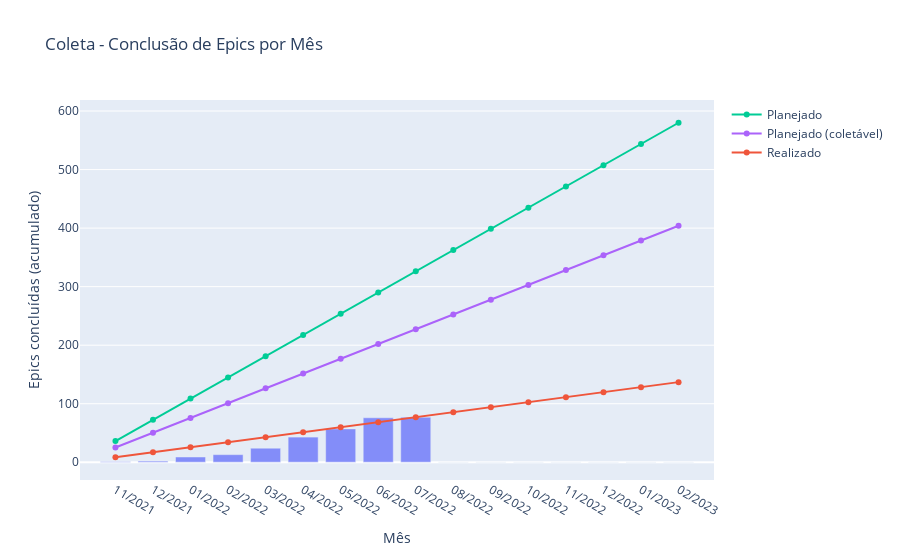

The notebook cell this image was saved under:
### Code cell
import plotly
import plotly.graph_objects as go 
import plotly.figure_factory as ff
import plotly.express as px

def plot_speed_epics(df, title):     
    
    # Medindo velocidade
    current_speed = df["closed"].mean()          
    df["closed_cumsum"] = df["closed"].cumsum()
    
    df = df.merge( pd.DataFrame(["11/2021", "12/2021"] + [f'{x:02d}/2022' for x in range(1,13)] + 
                                ["01/2023", "02/2023"], columns=["month"]), how="right").fillna(0)          
        
    n_templates = 15 + 5            # 15 + 5 municipios
    total_epics_by_template = 29    # Siplanweb    
    
    total_epics = total_epics_by_template * n_templates    
    total_months = df.shape[0]
    ideal_speed = total_epics / total_months
    
    ### descontando os não-coletáveis
    media_nao_coletavel = (12 + 12 + 12 + 8) / 4   # Siplanweb + Betha + MunicipalNet + ADPM    
    total_coletaveis = total_epics - (media_nao_coletavel * (n_templates-4))   # apenas templates restantes
    ideal_speed_discounted = total_coletaveis / total_months
    
    # Plot
    fig =  px.bar(df, x="month", y="closed_cumsum", title=title, opacity=0.75, height=500,
                 labels={"closed_cumsum":"Epics concluídas (acumulado)", "month":"Mês"})
    extract_data.get_info_issues_by_id
    fig.update_layout(yaxis = dict(tickmode = 'linear', tick0 = 0, dtick = 100))
    fig.add_traces([
        go.Scatter(x=df.month, y=[i * ideal_speed for i in range(1, total_months+1)], name="Planejado",
                  line=go.scatter.Line(color="#00CC96")),
        go.Scatter(x=df.month, y=[i * ideal_speed_discounted for i in range(1, total_months+1)], name="Planejado (coletável)",
                  line=go.scatter.Line(color="#AB63FA")),
        go.Scatter(x=df.month, y=[i * current_speed for i in range(1, total_months+1)], name="Realizado",
                  line=go.scatter.Line(color="#EF553B"))#, text=df),
    ])
    
    return fig

#-------------------------------------------------------------------------------------

count_epics_month_df = pd.read_csv("data/count_epics_month.csv")
plot_speed_epics(count_epics_month_df, title='Coleta - Conclusão de Epics por Mês')

### Figure 1 — Plotly figure (JSON) as saved in the notebook; plotly's stock layout.template omitted (floating-point values rounded to 4 significant figures)
{"data": [{"alignmentgroup": "True", "hovertemplate": "Mês=%{x}<br>Epics concluídas (acumulado)=%{y}<extra></extra>", "legendgroup": "", "marker": {"color": "#636efa", "opacity": 0.75, "pattern": {"shape": ""}}, "name": "", "offsetgroup": "", "orientation": "v", "showlegend": false, "textposition": "auto", "type": "bar", "x": ["11/2021", "12/2021", "01/2022", "02/2022", "03/2022", "04/2022", "05/2022", "06/2022", "07/2022", "08/2022", "09/2022", "10/2022", "11/2022", "12/2022", "01/2023", "02/2023"], "xaxis": "x", "y": [1, 2, 9, 13, 24, 43, 57, 76, 77, 0, 0, 0, 0, 0, 0, 0], "yaxis": "y"}, {"line": {"color": "#00CC96"}, "name": "Planejado", "type": "scatter", "x": ["11/2021", "12/2021", "01/2022", "02/2022", "03/2022", "04/2022", "05/2022", "06/2022", "07/2022", "08/2022", "09/2022", "10/2022", "11/2022", "12/2022", "01/2023", "02/2023"], "y": [36.25, 72.5, 108.8, 145, 181.2, 217.5, 253.8, 290, 326.2, 362.5, 398.8, 435, 471.2, 507.5, 543.8, 580]}, {"line": {"color": "#AB63FA"}, "name": "Planejado (coletável)", "type": "scatter", "x": ["11/2021", "12/2021", "01/2022", "02/2022", "03/2022", "04/2022", "05/2022", "06/2022", "07/2022", "08/2022", "09/2022", "10/2022", "11/2022", "12/2022", "01/2023", "02/2023"], "y": [25.25, 50.5, 75.75, 101, 126.2, 151.5, 176.8, 202, 227.2, 252.5, 277.8, 303, 328.2, 353.5, 378.8, 404]}, {"line": {"color": "#EF553B"}, "name": "Realizado", "type": "scatter", "x": ["11/2021", "12/2021", "01/2022", "02/2022", "03/2022", "04/2022", "05/2022", "06/2022", "07/2022", "08/2022", "09/2022", "10/2022", "11/2022", "12/2022", "01/2023", "02/2023"], "y": [8.556, 17.11, 25.67, 34.22, 42.78, 51.33, 59.89, 68.44, 77, 85.56, 94.11, 102.7, 111.2, 119.8, 128.3, 136.9]}], "layout": {"autosize": true, "barmode": "relative", "legend": {"tracegroupgap": 0}, "title": {"text": "Coleta - Conclusão de Epics por Mês"}, "xaxis": {"anchor": "y", "autorange": true, "domain": [0, 1], "range": [-0.9685, 15.97], "title": {"text": "Mês"}, "type": "category"}, "yaxis": {"anchor": "x", "autorange": true, "domain": [0, 1], "dtick": 100, "range": [-31.68, 620.2], "tick0": 0, "tickmode": "linear", "title": {"text": "Epics concluídas (acumulado)"}, "type": "linear"}}}
